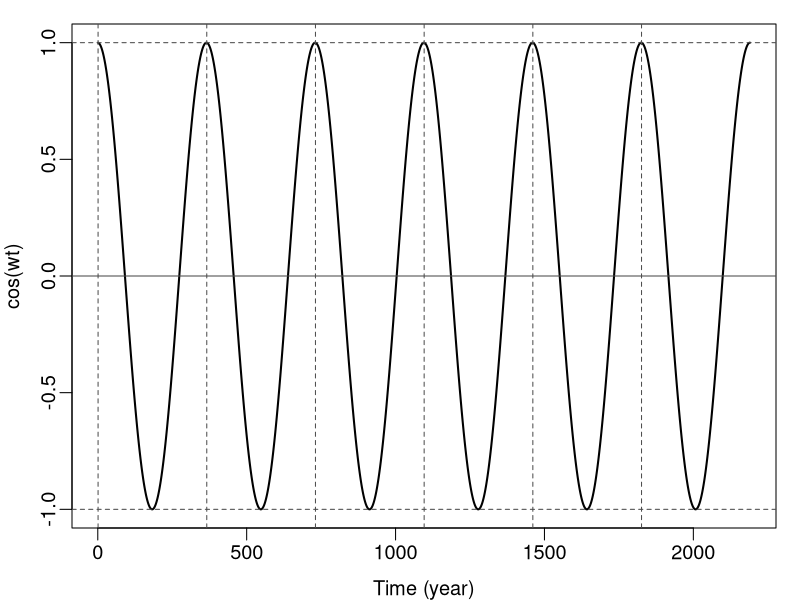
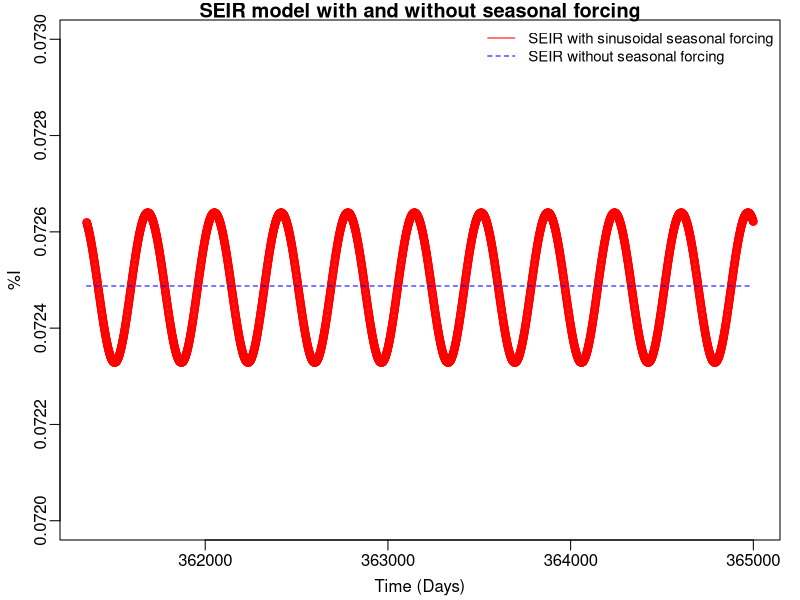
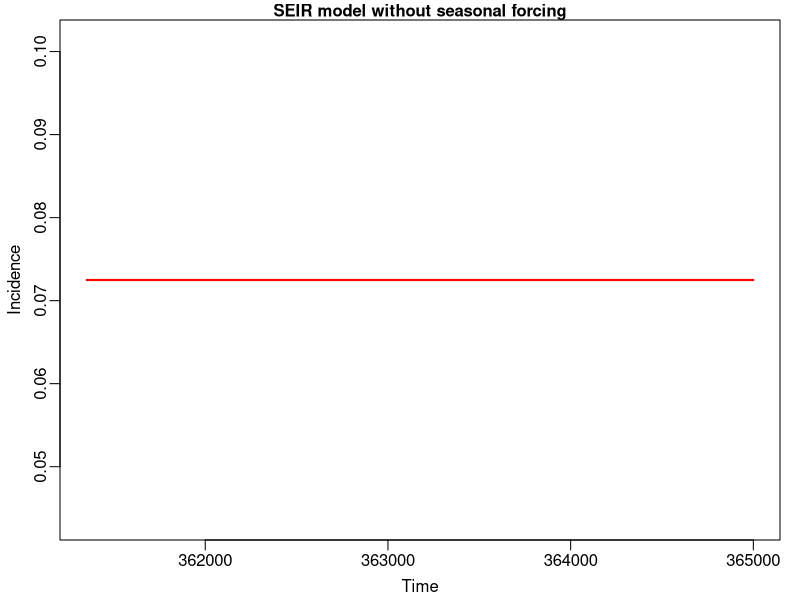
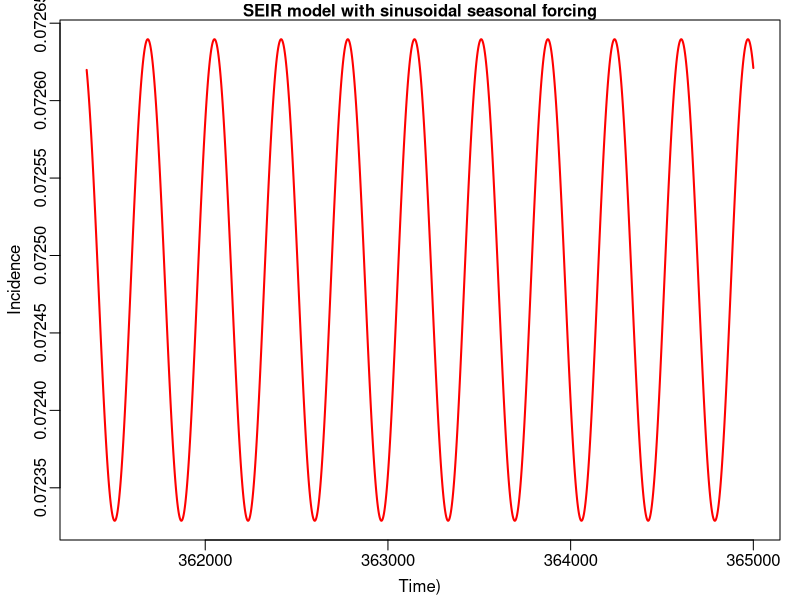
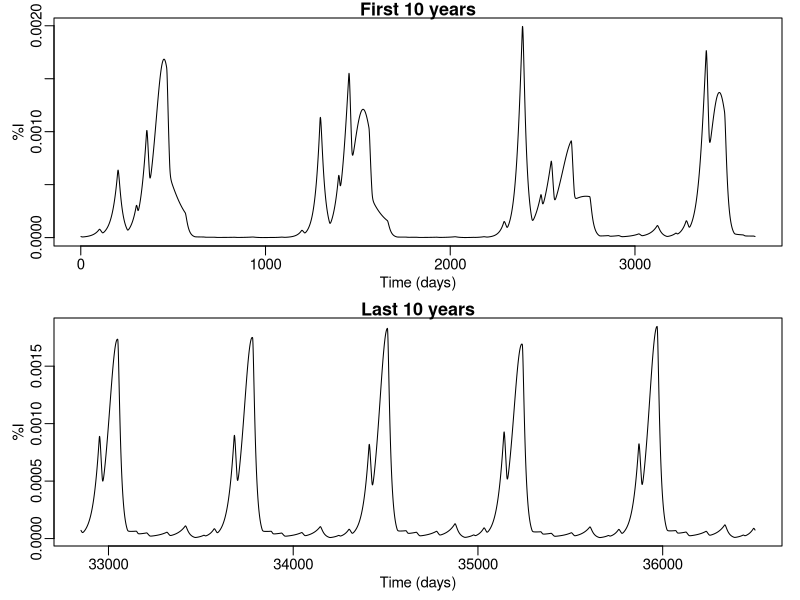
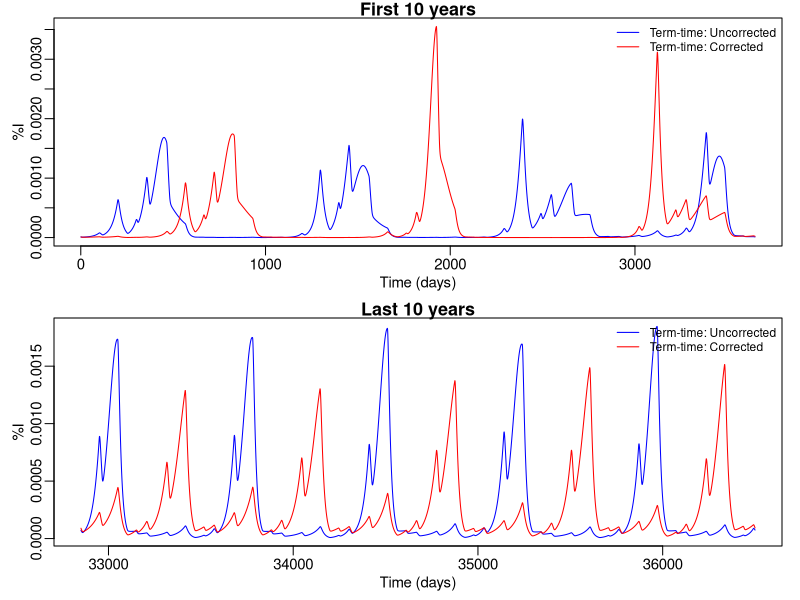
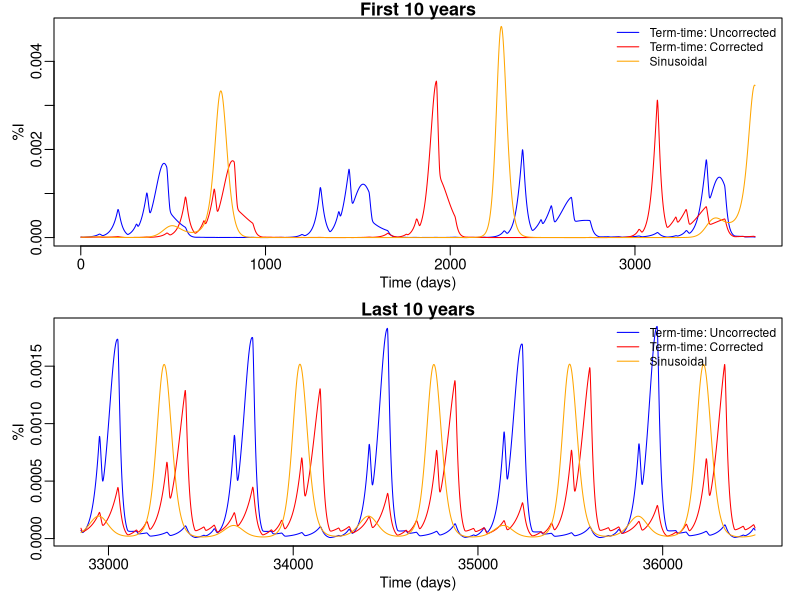

Reproduce these figures in R, in order.
## Lab 9: Temporally forced models

library(deSolve)

########################################################################
## Part 0 (pre-lab): Play with the cosine/sine function in R
########################################################################
## first check out the sinusoidal forcing
omega=2*pi/365 # the frequency
times=seq(1,6*365,by=1)  # time steps
y=cos(omega*times); # cos() is the cosine function in R; use sin() for sine
# change to sin if you'd like
# y=sin(omega*times); 

# plot the sinusodal function
par(cex=1.2,mar=c(3,3,1,1),mgp=c(2,.5,0))
plot(times,y,type='l',lwd=2,xlab='Time (year)',ylab='cos(wt)')
abline(h=0,col='grey30')  # add a horizontal line at 0
abline(h=c(-1,1),lty=2,col='grey30')  # add horizontal lines at -1 and 1 (lower and upper bounds)
abline(v=seq(1,365*6,by=365),lty=2,col='grey30') # vertical lines to show the year divisions

########################################################################
## Part 1: Compare models with vs. without temporal forcing
########################################################################
## SEIR model without seasonal forcing
SEIRdem = function(time, state, parameters) {
  with(as.list(c(state, parameters)), {
    dS = mu*N - beta * S * I / N - mu * S
    dE = beta * S * I / N - alpha * E - mu * E
    dI = alpha * E - mu * I - gamma * I
    list(c(dS, dE, dI))
  })
}


## SEIR model with sinusoidal seasonal forcing
SEIRsine <- function(time, state, parameters) {
  with(as.list(c(state, parameters)), {
    
    beta = beta0 * (1 + beta1 * cos(omega * time))
    
    dS = mu*N - beta * S * I / N - mu * S
    dE = beta * S * I / N - alpha * E - mu * E
    dI = alpha * E - mu * I - gamma * I
    
    list(c(dS, dE, dI))
  })
}



# Parameters and inital conditions
N=1; E0=I0=N*1e-3; S0=N*6e-2; 
R0=17; alpha=1/8; gamma=1/5; mu=1/50; omega=2*pi/365; 
state=c(S=S0, E=E0,I=I0);

parms0=c(beta=R0*gamma,alpha=alpha,gamma=gamma,mu=mu); # parameters for the SEIRdem model
parms1=c(beta0=R0*gamma,beta1=.02,omega=omega,alpha=alpha,gamma=gamma,mu=mu); # for the SEIRsine model
times=seq(1,1000*365,by=1) # need to run 1000 yrs to have the 3rd sim stable!


## NOTE IT WILL TAKE A MINUTE OR SO TO RUN EACH SIMULATION - SO WAIT, WAIT, WAIT...
sim0=ode(y=state,times=times,func=SEIRdem,parms=parms0)
sim1=ode(y=state,times=times,func=SEIRsine,parms=parms1)



## compare the two
## get the last 10 years using the tail function
tsim0=tail(sim0,365*10); # the last 10 yrs for the SEIRdem
tsim1=tail(sim1,365*10); # the last 10 yrs for the SEIRsine

# plot the last 10 years here on your own:

par(mfrow = c(1,1), cex=1, mar=c(3,3,1,1), mgp=c(1.8, 0.5,0))
plot(tsim1[,'time'], tsim1[,'I'], ylab="%I", xlab="Time (Days)", 
     ylim=c(0.072, 0.073), lty=1, col=c('red'), main = 'SEIR model with and without seasonal forcing')
lines(tsim0[,'time'], tsim0[,'I'], lty=2, col=c('blue'))
legend('topright', c('SEIR with sinusoidal seasonal forcing', 'SEIR without seasonal forcing'), 
       lty=c(1,2), col=c('red', 'blue'),cex = 0.9, bty = 'n')



plot(tsim0[, 'time'],tsim0[, 'I'],type='l', lwd=2, col=c('red'),
     lty=1, main = 'SEIR model without seasonal forcing', cex.main = 1, ylab='Incidence',xlab='Time')

plot(tsim1[, 'time'],tsim1[, 'I'],type='l', lwd=2, col=c('red'),
     lty=1, main = 'SEIR model with sinusoidal seasonal forcing', cex.main = 1, ylab='Incidence',xlab='Time)')



########################################################################
## Part 2: Set up and compare different seasonal forcing
########################################################################
# School term time forcing models, without the correction
SEIRterm <- function(time, state, parameters) {
  with(as.list(c(state, parameters)), {
    
    # real-tim beta based on school term-time forcing (uncorrected) 
    beta= beta0 * (1 + b.term * Term[time])
    
    dS = mu*N - beta * S * I / N - mu * S
    dE = beta * S * I / N - alpha * E - mu * E
    dI = alpha * E - mu * I - gamma * I
    
    list(c(dS, dE, dI))
  })
}

# School term time forcing models, with the correction
SEIRterm.corrected <- function(time, state, parameters) {
  with(as.list(c(state, parameters)), {
    
    # real-tim beta based on school term-time forcing (corrected) 
    correction.factor=(1/365*((1+b.term)*273+(1-b.term)*92))
    beta= beta0/correction.factor * (1 + b.term * Term[time])
    
    dS = mu*N - beta * S * I / N - mu * S
    dE = beta * S * I / N - alpha * E - mu * E
    dI = alpha * E - mu * I - gamma * I
    
    list(c(dS, dE, dI))
  })
}



## SETTING UP THE SCHOOL TERM-TIME FUNCTION:
# term-time forcing
holidays=c(1:6, 100:115, 200:251, 300:307, 356:365,0);  # the days in a year that are holiays
times=seq(1,100*365); # in day
Term=rep(1,length(times));  # initialize a vector to store the Term
ind=(1:length(Term) %% 365) %in% holidays  # find those days that are school holidays
Term[ind]=-1; # set them to -1



# Parameters and initial conditions:
N=1; # Note the state variables (N, S, E, I, etc) here are fractions, e.g. here 1=100%
S0=6e-2*N; E0=I0=1e-5*N
state=c(S=S0, E=E0,I=I0);

beta0=3; b.term=.5;
alpha=1/8; gamma=1/5; mu=1/50/365; 

#bt= beta0/correction.factor * (1 + b.term * Term[50])
#bt


# Run the uncorrected school term-time forcing
parmsTerm=c(beta0=beta0,b.term=b.term,alpha=alpha,gamma=gamma,mu=mu);
simTerm=ode(y=state,times=times,func=SEIRterm,parms=parmsTerm)

# Run the corrected school term-time forcing
parmsTerm=c(beta0=beta0,b.term=b.term,alpha=alpha,gamma=gamma,mu=mu);
simTermCorrected=ode(y=state,times=times,func=SEIRterm.corrected,parms=parmsTerm)

# Run the Sinusiodal function:
omega=2*pi/365; 
parmsSine=c(beta0=beta0,beta1=.3,alpha=alpha,gamma=gamma,mu=mu);
simSine=ode(y=state,times=times,func=SEIRsine,parms=parmsSine)


# plot the first and last 10 yrs together for the SEIRterm (no correction)
par(mfrow=c(2,1),mar=c(3,3,1,1),mgp=c(1.5,.5,0),cex=.9)
plot(head(simTerm[,c('time','I')],365*10),type='l',xlab='Time (days)',ylab='%I',main='First 10 years')  # first 10 yrs
plot(tail(simTerm[,c('time','I')],365*10),type='l',xlab='Time (days)',ylab='%I',main='Last 10 years')  # last 10 yrs

# plot results from the two school term-time simulations and compare
# to do so, first we put the results together using the cbind function:
resI=cbind(simTerm[,c('time','I')],simTermCorrected[,'I']); colnames(resI)=c('time','I.term','I.termCorrected')
# now plot:
par(mfrow=c(2,1),mar=c(3,3,1,1),mgp=c(1.5,.5,0),cex=.9)
# plot first 10 years [Note: the model is still spinning up]
matplot(head(resI[,'time'],365*10),head(resI[,c('I.term','I.termCorrected')],365*10),type='l',lty=1,xlab='Time (days)',ylab='%I',col=c('blue','red'),main='First 10 years')  # first 10 yrs
legend('topright',c('Term-time: Uncorrected','Term-time: Corrected'),col=c('blue','red'),cex=.8,lty=1,bty='n')
# plot the last 10 years - more stablized
matplot(tail(resI[,'time'],365*10),tail(resI[,c('I.term','I.termCorrected')],365*10),type='l',lty=1,xlab='Time (days)',ylab='%I',col=c('blue','red'),main='Last 10 years')  # first 10 yrs
legend('topright',c('Term-time: Uncorrected','Term-time: Corrected'),col=c('blue','red'),cex=.8,lty=1,bty='n')


# plot results from all three simulations and compare
# to do so, first we put the three results together using the cbind function:
resI.all3=cbind(simTerm[,c('time','I')],simTermCorrected[,'I'],simSine[,'I']); colnames(resI.all3)=c('time','I.term','I.termCorrected','I.sine')
par(mfrow=c(2,1),mar=c(3,3,1,1),mgp=c(1.5,.5,0),cex=.9)
# plot first 10 years [Note: the model is still spinning up]
matplot(head(resI.all3[,'time'],365*10),head(resI.all3[,c('I.term','I.termCorrected','I.sine')],365*10),type='l',lty=1,xlab='Time (days)',ylab='%I',col=c('blue','red','orange'),main='First 10 years')  # first 10 yrs
legend('topright',c('Term-time: Uncorrected','Term-time: Corrected','Sinusoidal'),col=c('blue','red','orange'),cex=.8,lty=1,bty='n')
# plot the last 10 years - more stablized
matplot(tail(resI.all3[,'time'],365*10),tail(resI.all3[,c('I.term','I.termCorrected','I.sine')],365*10),type='l',lty=1,xlab='Time (days)',ylab='%I',col=c('blue','red','orange'),main='Last 10 years')  # first 10 yrs
legend('topright',c('Term-time: Uncorrected','Term-time: Corrected','Sinusoidal'),col=c('blue','red','orange'),cex=.8,lty=1,bty='n')





########################################################################
## Part 3: Test how the epidemic dynamics alter with varying seasonal forcing
########################################################################
# Use the app (ShinyApp_Seasonality.R)
